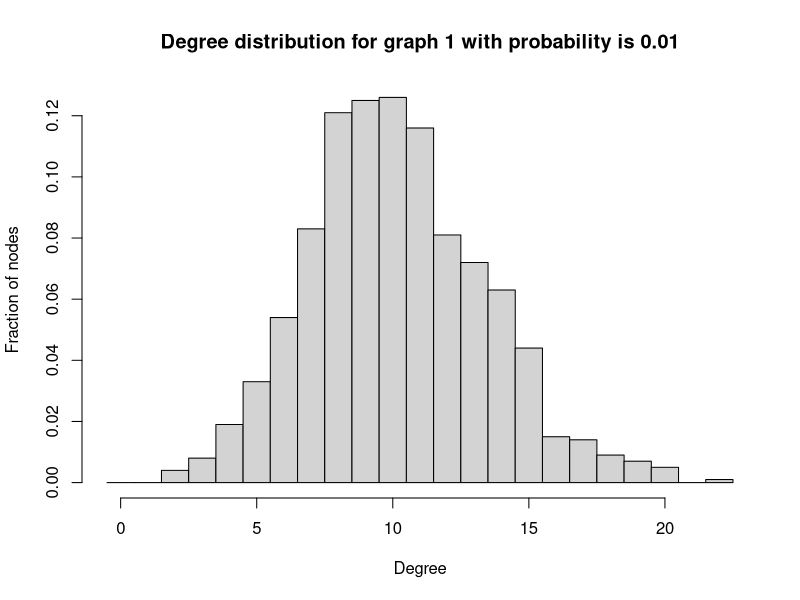
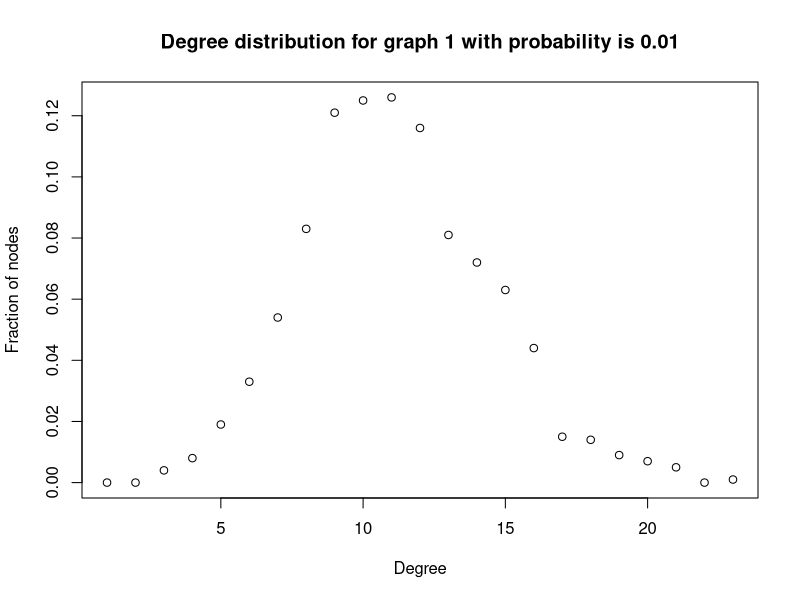
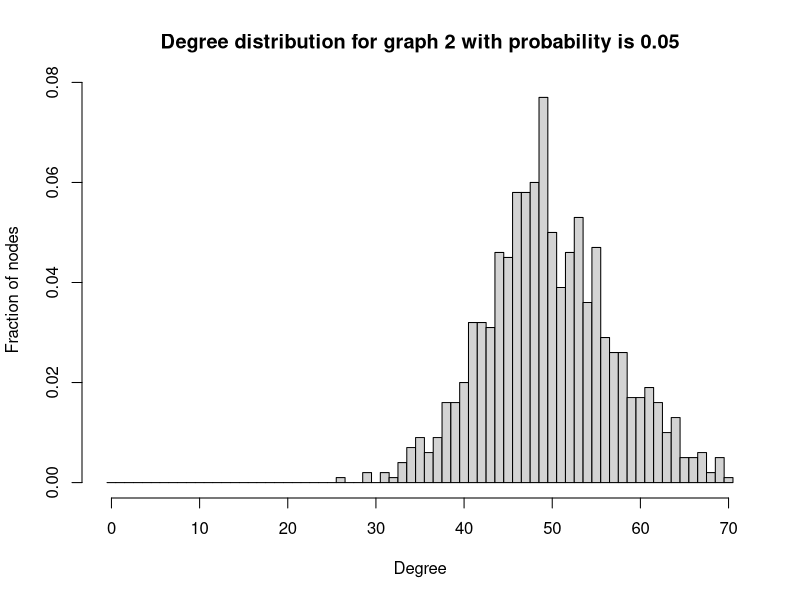
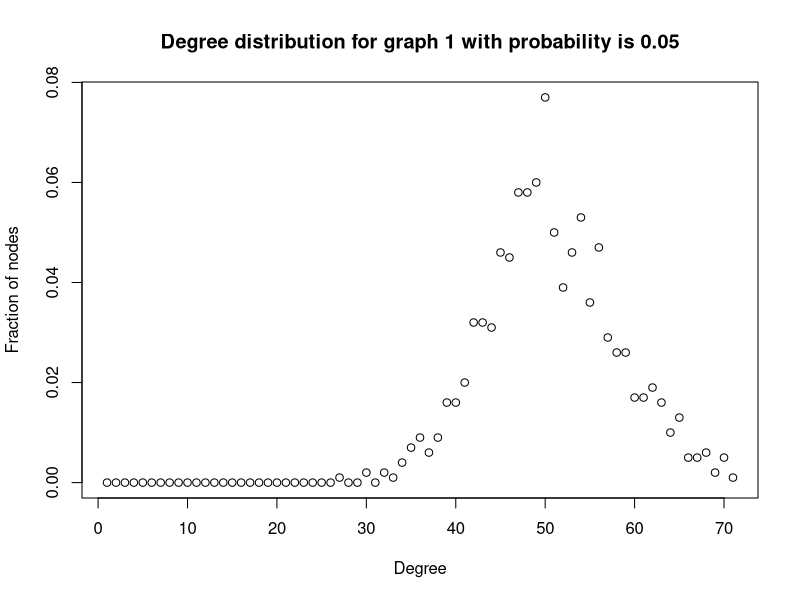
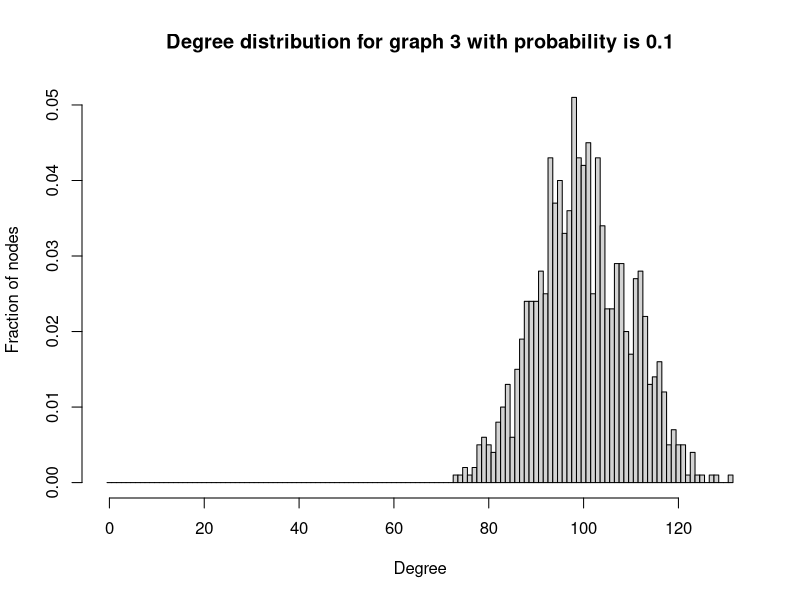
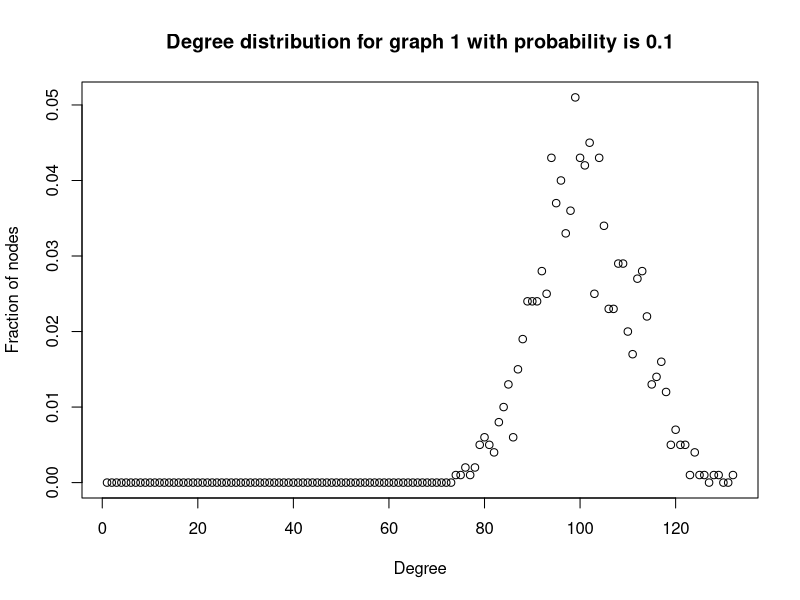

The R source for these figures, in order:
# EE232E Homework 1 Problem 1 a
# Name: Weikun Han, Duzhi Chen
# Date: 4/14/2017
# Reference:
#  - https://google.github.io/styleguide/Rguide.xml#indentation

library(igraph)

# Initial veriables
node <- 1000
p <- c(0.01, 0.05, 0.1)

# Create three undirected random networks, and the probability p is
# for drawing an edge between two arbitrary vertices
graph1 <- random.graph.game(node, p[1], directed = FALSE)
graph2 <- random.graph.game(node, p[2], directed = FALSE)
graph3 <- random.graph.game(node, p[3], directed = FALSE)

# Use degree fucntion to find a numeric vector of the same length as argument v
degree1 <- degree(graph1)
degree2 <- degree(graph2)
degree3 <- degree(graph3)

# Plot information
h1 <- hist(degree1,
           breaks = seq(-0.5, by = 1 , length.out = max(degree1) + 2),
           freq = FALSE,
           main = "Degree distribution for graph 1 with probability is 0.01",
           ylab = "Fraction of nodes",
           xlab = "Degree")
plot(degree.distribution(graph1),
     main = "Degree distribution for graph 1 with probability is 0.01",
     ylab = "Fraction of nodes",
     xlab = "Degree")
h2 <- hist(degree2,
           breaks = seq(-0.5, by = 1 , length.out = max(degree2) + 2),
           freq = FALSE,
           main = "Degree distribution for graph 2 with probability is 0.05",
           ylab = "Fraction of nodes",
           xlab = "Degree")
plot(degree.distribution(graph2),
     main = "Degree distribution for graph 1 with probability is 0.05",
     ylab = "Fraction of nodes",
     xlab = "Degree")
h3 <- hist(degree3,
           breaks = seq(-0.5, by = 1 , length.out = max(degree3) + 2),
           freq = FALSE,
           main = "Degree distribution for graph 3 with probability is 0.1",
           ylab = "Fraction of nodes",
           xlab = "Degree")
plot(degree.distribution(graph3),
     main = "Degree distribution for graph 1 with probability is 0.1",
     ylab = "Fraction of nodes",
     xlab = "Degree")
